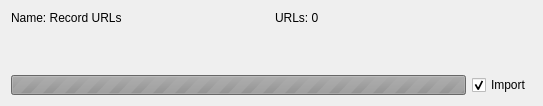
<?xml version="1.0" encoding="UTF-8"?>
<ui version="4.0">
 <class>UrlServiceWidget</class>
 <widget class="QWidget" name="UrlServiceWidget">
  <property name="geometry">
   <rect>
    <x>0</x>
    <y>0</y>
    <width>543</width>
    <height>106</height>
   </rect>
  </property>
  <property name="sizePolicy">
   <sizepolicy hsizetype="Preferred" vsizetype="Maximum">
    <horstretch>0</horstretch>
    <verstretch>0</verstretch>
   </sizepolicy>
  </property>
  <property name="windowTitle">
   <string>Form</string>
  </property>
  <layout class="QVBoxLayout" name="verticalLayout_5">
   <item>
    <layout class="QVBoxLayout" name="verticalLayout_4">
     <item>
      <layout class="QHBoxLayout" name="horizontalLayout_3">
       <item>
        <layout class="QVBoxLayout" name="verticalLayout_2">
         <property name="spacing">
          <number>0</number>
         </property>
         <property name="leftMargin">
          <number>0</number>
         </property>
         <property name="topMargin">
          <number>0</number>
         </property>
         <property name="rightMargin">
          <number>0</number>
         </property>
         <property name="bottomMargin">
          <number>0</number>
         </property>
         <item alignment="Qt::AlignmentFlag::AlignTop">
          <widget class="QLabel" name="name">
           <property name="sizePolicy">
            <sizepolicy hsizetype="Preferred" vsizetype="Maximum">
             <horstretch>0</horstretch>
             <verstretch>0</verstretch>
            </sizepolicy>
           </property>
           <property name="minimumSize">
            <size>
             <width>0</width>
             <height>0</height>
            </size>
           </property>
           <property name="text">
            <string>Name: Record URLs</string>
           </property>
          </widget>
         </item>
         <item alignment="Qt::AlignmentFlag::AlignBottom">
          <widget class="QLabel" name="statusLabel">
           <property name="text">
            <string/>
           </property>
          </widget>
         </item>
        </layout>
       </item>
       <item>
        <layout class="QVBoxLayout" name="verticalLayout_3">
         <property name="spacing">
          <number>0</number>
         </property>
         <item alignment="Qt::AlignmentFlag::AlignTop">
          <widget class="QLabel" name="urlCount">
           <property name="sizePolicy">
            <sizepolicy hsizetype="Preferred" vsizetype="Maximum">
             <horstretch>0</horstretch>
             <verstretch>0</verstretch>
            </sizepolicy>
           </property>
           <property name="text">
            <string>URLs: 0</string>
           </property>
          </widget>
         </item>
        </layout>
       </item>
      </layout>
     </item>
     <item>
      <layout class="QHBoxLayout" name="horizontalLayout">
       <item>
        <widget class="QProgressBar" name="progressBar">
         <property name="enabled">
          <bool>false</bool>
         </property>
         <property name="sizePolicy">
          <sizepolicy hsizetype="Expanding" vsizetype="Maximum">
           <horstretch>0</horstretch>
           <verstretch>0</verstretch>
          </sizepolicy>
         </property>
         <property name="styleSheet">
          <string notr="true">color: rgb(0, 170, 0);</string>
         </property>
         <property name="minimum">
          <number>0</number>
         </property>
         <property name="maximum">
          <number>0</number>
         </property>
         <property name="value">
          <number>-1</number>
         </property>
         <property name="textVisible">
          <bool>true</bool>
         </property>
        </widget>
       </item>
       <item>
        <widget class="QCheckBox" name="cbShouldImport">
         <property name="text">
          <string>Import</string>
         </property>
         <property name="checked">
          <bool>true</bool>
         </property>
        </widget>
       </item>
      </layout>
     </item>
    </layout>
   </item>
  </layout>
 </widget>
 <resources/>
 <connections/>
</ui>
